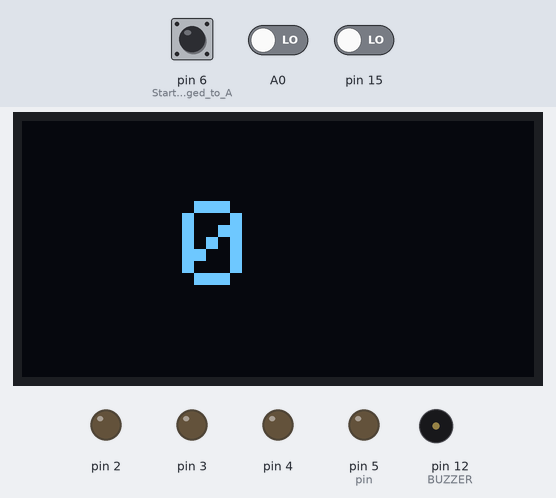
The sketch below on a simulated Arduino Uno, built with avr-gcc and run on an emulated ATmega328P. Shown: 128×64 one-colour display, output pins drawn as LEDs (lit = HIGH), buzzer (waves = sounding). Dashed ring = blinking. The test bench sets the inputs (shaded band); at power-on: pin 6 (Start_switch_changed_to_A) HIGH, A0 LOW, pin 15 LOW. Random numbers use the default seed unless the sketch sets one.

Above: at 3.2 s.
3.3 s: pin 6 (Start_switch_changed_to_A) pulled LOW for 0.15 s
At 3.65 s:
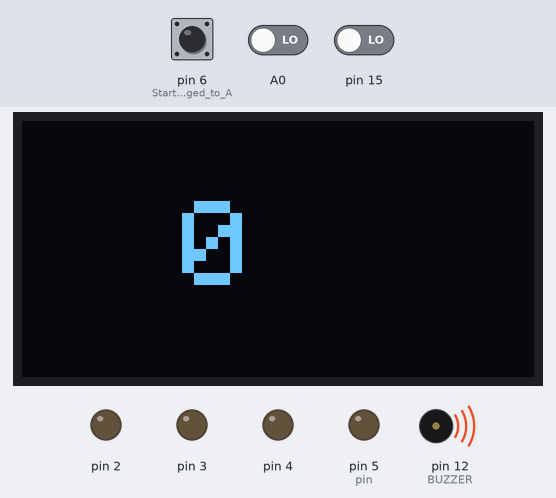
At 5.5 s:
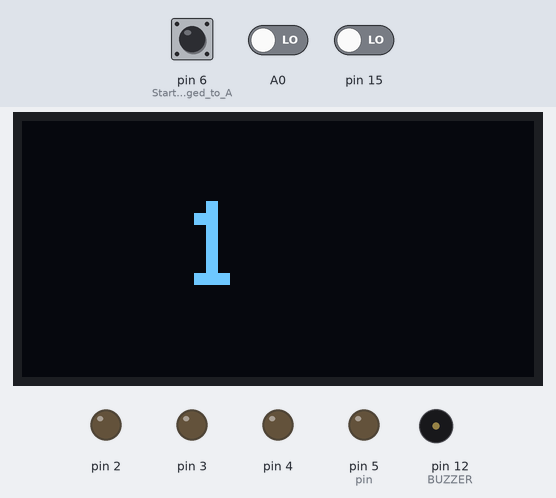
6.4 s: A0 driven HIGH
At 9.63 s:
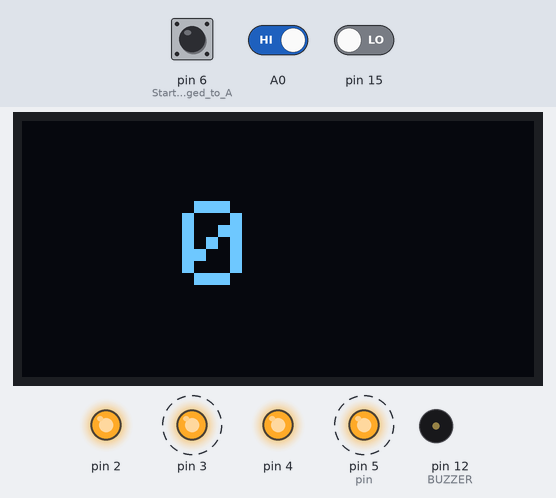
Timing chart, 0 to 14.9 s (numbered marks = the images above; inputs shaded):
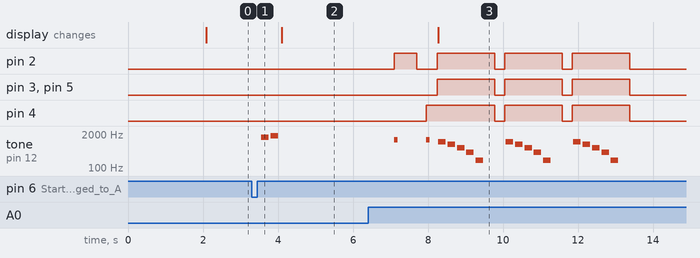

Measured:
- after the input at 3.3 s, tone on pin 12 (BUZZER): silent → 1500 Hz after 0.25 s, → silent 0.20 s later, → 1700 Hz 0.05 s later, → silent 0.20 s later
- by itself, pin 3, pin 5 (pin): alternates HIGH for 1.5 s and LOW for 0.28 s
- by itself, pin 4: repeats every 1.8 s: LOW 0.28 s, HIGH 1.5 s

The sketch:

MainGame.ino
```cpp
#include <Wire.h>
#include <Adafruit_GFX.h>
#include <Adafruit_SSD1306.h>

#define SCREEN_WIDTH 128
#define SCREEN_HEIGHT 64
#define OLED_RESET    -1
#define START_PIN 6
Adafruit_SSD1306 display(SCREEN_WIDTH, SCREEN_HEIGHT, &Wire, OLED_RESET);

// Game Variables
int velocity = 500, vchange = -20, error_spot = -1, beeplong = 160;
const int MAX_LEVEL = 99, BUZZER = 12;
int sequence[MAX_LEVEL], your_sequence[MAX_LEVEL], level = 0;
bool game_started = false, first_attempt = true;

// Setup
void setup() {
    for (int i = A0; i <= A3; i++) pinMode(i, INPUT);
    pinMode(6, INPUT); // Start switch changed to A6
    for (int i = 2; i <= 5; i++) pinMode(i, OUTPUT), digitalWrite(i, LOW);
    pinMode(BUZZER, OUTPUT);
    randomSeed(analogRead(A5)); // Improved random seed

    if(!display.begin(SSD1306_SWITCHCAPVCC, 0x3C)) {
        while(1);
    }
    display.clearDisplay();
    display.setTextSize(2);
    display.setTextColor(SSD1306_WHITE);
    display.setCursor(20, 20);
    display.print("Start");
    display.display();
    delay(2000);
    show_number(0);
}

// Play tones
void game_over_tone() {
    int tones[] = {1000, 800, 600, 400, 200};
    for (int i = 0; i < 5; i++) {
        tone(BUZZER, tones[i], 200);
        delay(250);
    }
    noTone(BUZZER);
}

void switch_tone() {
    tone(BUZZER, 1200, 100);
    delay(100);
    noTone(BUZZER);
}

void start_tone() {
    tone(BUZZER, 1500, 200);
    delay(250);
    tone(BUZZER, 1700, 200);
    delay(250);
    noTone(BUZZER);
}

// Show number on OLED
void show_number(int num) {
    display.clearDisplay();
    display.setTextSize(3);
    display.setCursor(40, 20);
    display.print(num);
    display.display();
}

// Main loop
void loop() {
    if (!game_started) {
        show_number(0);
        if (digitalRead(6) == LOW) { // Changed from A4 to A6
            while (digitalRead(6) == LOW);
            delay(100);
            start_tone();
            game_started = true;
            level = 1;
            generate_sequence();
        }
    } else {
        show_number(level);
        if (level == 1) generate_sequence();
        if (digitalRead(6) == LOW || level != 0) show_sequence(), get_sequence(); // Changed from A4 to A6
    }
}

// Show LED sequence
void show_sequence() {
    if (first_attempt) {
        delay(3000);
        first_attempt = false;
    }
    for (int i = 0; i < level; i++) {
        digitalWrite(sequence[i], HIGH);
        switch_tone();
        delay(velocity);
        digitalWrite(sequence[i], LOW);
        delay(200);
    }
}

// Get user input with debounce
void get_sequence() {
    for (int i = 0; i < level; i++) {
        int flag = 0;
        while (!flag) {
            for (int j = 0, pin = 5; j < 4; j++, pin--) {
                if (digitalRead(A0 + j) == LOW) {
                    delay(50);
                    if (digitalRead(A0 + j) == LOW) {
                        digitalWrite(pin, HIGH);
                        switch_tone();
                        your_sequence[i] = pin;
                        flag = 1;
                        delay(200);
                        if (your_sequence[i] != sequence[i]) return error_spot = i, wrong_sequence();
                        digitalWrite(pin, LOW);
                    }
                }
            }
        }
    }
    right_sequence();
}

// Generate a new sequence
void generate_sequence() {
    for (int i = 0; i < MAX_LEVEL; i++) sequence[i] = random(2, 6);
}

// Handle wrong input
void wrong_sequence() {
    for (int i = 0; i < 3; i++) {
        for (int j = 2; j <= 5; j++) digitalWrite(j, HIGH);
        show_number(0);
        game_over_tone();
        delay(250);
        for (int j = 2; j <= 5; j++) digitalWrite(j, LOW);
        show_number(0);
        delay(250);
    }
    level = 0, velocity = 500, error_spot = -1;
    first_attempt = true;

    while (digitalRead(6) == HIGH); // Changed from A4 to A6
    delay(100);
    start_tone();
    game_started = true;
    level = 1;
    generate_sequence();
}

// Handle correct input
void right_sequence() {
    for (int j = 2; j <= 5; j++) digitalWrite(j, LOW);
    delay(250);
    for (int j = 2; j <= 5; j++) digitalWrite(j, HIGH);
    for (int k = 1; k < 500; k++) {
        digitalWrite(BUZZER, HIGH);
        delay(abs(k * sin(1.0 / k)) / 2);
        digitalWrite(BUZZER, LOW);
        delay(abs(k * sin(1.0 / k)) / 2);
    }
    delay(500);
    for (int j = 2; j <= 5; j++) digitalWrite(j, LOW);
    delay(500);
    if (level < MAX_LEVEL) level++;
    velocity += vchange;
}
```
